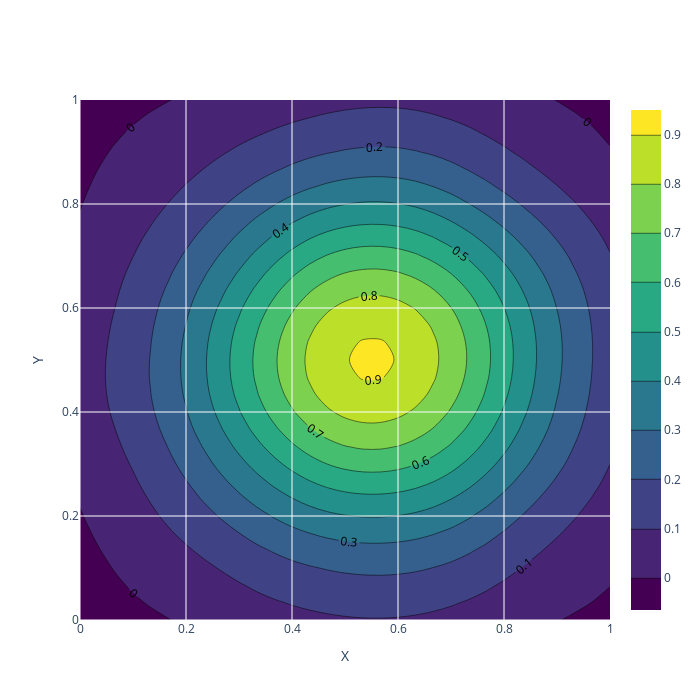
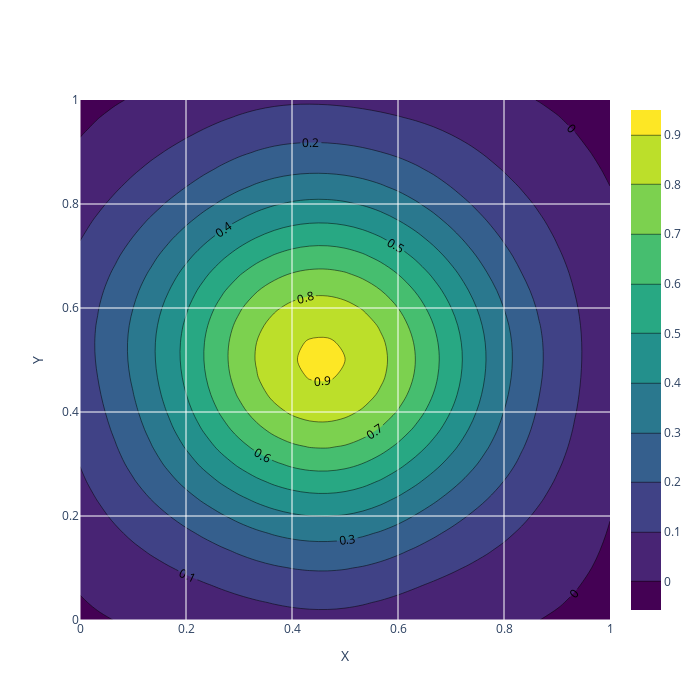

Notebook cell for these charts, in order:
### Code cell
# read memberships
import plotly.graph_objects as go
memberships_mv = pd.read_csv("output_competitors/2d/smooth_geomstats/gauss/memberships.csv", header=None)

labels_mv = memberships_mv.iloc[s, :].values

dataset = pd.read_csv(f"data/2d/smooth/gauss/gauss_{s}.csv", header=None)

# compute the centroids
c1 = dataset.values[labels_mv == 0, :].mean(axis=0)
c2 = dataset.values[labels_mv == 1, :].mean(axis=0)
c3 = dataset.values[labels_mv == 2, :].mean(axis=0)

nodes = pd.read_csv("data/2d/nodes.csv", header=None)

x2d_unique = nodes.iloc[:, 0].unique()
y2d_unique = nodes.iloc[:, 1].unique()

c1_surface = pd.DataFrame(np.zeros((nodes.shape[0], 3)))
for j in range(nodes.shape[0]):
    c1_surface.iloc[j, 0] = nodes.iloc[j, 0]
    c1_surface.iloc[j, 1] = nodes.iloc[j, 1]
    c1_surface.iloc[j, 2] = c1[j]
c1_surface.columns = ["x", "y", "z"]
c1_Z = c1_surface.pivot_table(index='y', columns='x', values='z').values

c2_surface = pd.DataFrame(np.zeros((nodes.shape[0], 3)))
for j in range(nodes.shape[0]):
    c2_surface.iloc[j, 0] = nodes.iloc[j, 0]
    c2_surface.iloc[j, 1] = nodes.iloc[j, 1]
    c2_surface.iloc[j, 2] = c2[j]
c2_surface.columns = ["x", "y", "z"]
c2_Z = c2_surface.pivot_table(index='y', columns='x', values='z').values

c3_surface = pd.DataFrame(np.zeros((nodes.shape[0], 3)))
for j in range(nodes.shape[0]):
    c3_surface.iloc[j, 0] = nodes.iloc[j, 0]
    c3_surface.iloc[j, 1] = nodes.iloc[j, 1]
    c3_surface.iloc[j, 2] = c3[j]
c3_surface.columns = ["x", "y", "z"]
c3_Z = c3_surface.pivot_table(index='y', columns='x', values='z').values

for C in [c1_Z, c2_Z, c3_Z]:
    fig = go.Figure()
    fig.add_trace(go.Contour(
        x=x2d_unique, y=y2d_unique, z=C,
        colorscale='Viridis',
        name=f'Sample {i}',
        contours=dict(showlabels=True)
    ))
    fig.update_layout(
        xaxis_title="X",
        yaxis_title="Y",
        height=700,
        width=700
    )

    for gx in np.arange(min(x2d_unique), max(x2d_unique), 0.2):
        fig.add_trace(go.Scatter(
            x=[gx, gx],
            y=[min(y2d_unique), max(y2d_unique)],
            mode="lines",
            line=dict(color="white", width=1),
            showlegend=False
        ))

    for gy in np.arange(min(y2d_unique), max(y2d_unique), 0.2):
        fig.add_trace(go.Scatter(
            x=[min(x2d_unique), max(x2d_unique)],
            y=[gy, gy],
            mode="lines",
            line=dict(color="white", width=1),
            showlegend=False
        ))

    fig.update_xaxes(range=[0, 1])
    fig.update_yaxes(range=[0, 1])
    
    fig.show()

### Figure 1 — Plotly figure (JSON) as saved in the notebook; plotly's stock layout.template omitted (floating-point values rounded to 4 significant figures; data arrays with more than 128 entries replaced by an {"elided": "..."} marker saying what was removed)
{"data": [{"colorscale": [[0, "#440154"], [0.1111, "#482878"], [0.2222, "#3e4989"], [0.3333, "#31688e"], [0.4444, "#26828e"], [0.5556, "#1f9e89"], [0.6667, "#35b779"], [0.7778, "#6ece58"], [0.8889, "#b5de2b"], [1, "#fde725"]], "contours": {"showlabels": true}, "name": "Sample 5", "type": "contour", "x": [0, 0.03333, 0.06667, 0.1, 0.1333, 0.1667, 0.2, 0.2333, 0.2667, 0.3, 0.3333, 0.3667, 0.4, 0.4333, 0.4667, 0.5, 0.5333, 0.5667, 0.6, 0.6333, 0.6667, 0.7, 0.7333, 0.7667, 0.8, 0.8333, 0.8667, 0.9, 0.9333, 0.9667, 1], "y": [0, 0.03333, 0.06667, 0.1, 0.1333, 0.1667, 0.2, 0.2333, 0.2667, 0.3, 0.3333, 0.3667, 0.4, 0.4333, 0.4667, 0.5, 0.5333, 0.5667, 0.6, 0.6333, 0.6667, 0.7, 0.7333, 0.7667, 0.8, 0.8333, 0.8667, 0.9, 0.9333, 0.9667, 1], "z": {"elided": "31x31 float values"}}, {"line": {"color": "white", "width": 1}, "mode": "lines", "showlegend": false, "type": "scatter", "x": [0, 0], "y": [0, 1]}, {"line": {"color": "white", "width": 1}, "mode": "lines", "showlegend": false, "type": "scatter", "x": [0.2, 0.2], "y": [0, 1]}, {"line": {"color": "white", "width": 1}, "mode": "lines", "showlegend": false, "type": "scatter", "x": [0.4, 0.4], "y": [0, 1]}, {"line": {"color": "white", "width": 1}, "mode": "lines", "showlegend": false, "type": "scatter", "x": [0.6, 0.6], "y": [0, 1]}, {"line": {"color": "white", "width": 1}, "mode": "lines", "showlegend": false, "type": "scatter", "x": [0.8, 0.8], "y": [0, 1]}, {"line": {"color": "white", "width": 1}, "mode": "lines", "showlegend": false, "type": "scatter", "x": [0, 1], "y": [0, 0]}, {"line": {"color": "white", "width": 1}, "mode": "lines", "showlegend": false, "type": "scatter", "x": [0, 1], "y": [0.2, 0.2]}, {"line": {"color": "white", "width": 1}, "mode": "lines", "showlegend": false, "type": "scatter", "x": [0, 1], "y": [0.4, 0.4]}, {"line": {"color": "white", "width": 1}, "mode": "lines", "showlegend": false, "type": "scatter", "x": [0, 1], "y": [0.6, 0.6]}, {"line": {"color": "white", "width": 1}, "mode": "lines", "showlegend": false, "type": "scatter", "x": [0, 1], "y": [0.8, 0.8]}], "layout": {"height": 700, "width": 700, "xaxis": {"range": [0, 1], "title": {"text": "X"}}, "yaxis": {"range": [0, 1], "title": {"text": "Y"}}}}

### Figure 2 — Plotly figure (JSON) as saved in the notebook; plotly's stock layout.template omitted (floating-point values rounded to 4 significant figures; data arrays with more than 128 entries replaced by an {"elided": "..."} marker saying what was removed)
{"data": [{"colorscale": [[0, "#440154"], [0.1111, "#482878"], [0.2222, "#3e4989"], [0.3333, "#31688e"], [0.4444, "#26828e"], [0.5556, "#1f9e89"], [0.6667, "#35b779"], [0.7778, "#6ece58"], [0.8889, "#b5de2b"], [1, "#fde725"]], "contours": {"showlabels": true}, "name": "Sample 5", "type": "contour", "x": [0, 0.03333, 0.06667, 0.1, 0.1333, 0.1667, 0.2, 0.2333, 0.2667, 0.3, 0.3333, 0.3667, 0.4, 0.4333, 0.4667, 0.5, 0.5333, 0.5667, 0.6, 0.6333, 0.6667, 0.7, 0.7333, 0.7667, 0.8, 0.8333, 0.8667, 0.9, 0.9333, 0.9667, 1], "y": [0, 0.03333, 0.06667, 0.1, 0.1333, 0.1667, 0.2, 0.2333, 0.2667, 0.3, 0.3333, 0.3667, 0.4, 0.4333, 0.4667, 0.5, 0.5333, 0.5667, 0.6, 0.6333, 0.6667, 0.7, 0.7333, 0.7667, 0.8, 0.8333, 0.8667, 0.9, 0.9333, 0.9667, 1], "z": {"elided": "31x31 float values"}}, {"line": {"color": "white", "width": 1}, "mode": "lines", "showlegend": false, "type": "scatter", "x": [0, 0], "y": [0, 1]}, {"line": {"color": "white", "width": 1}, "mode": "lines", "showlegend": false, "type": "scatter", "x": [0.2, 0.2], "y": [0, 1]}, {"line": {"color": "white", "width": 1}, "mode": "lines", "showlegend": false, "type": "scatter", "x": [0.4, 0.4], "y": [0, 1]}, {"line": {"color": "white", "width": 1}, "mode": "lines", "showlegend": false, "type": "scatter", "x": [0.6, 0.6], "y": [0, 1]}, {"line": {"color": "white", "width": 1}, "mode": "lines", "showlegend": false, "type": "scatter", "x": [0.8, 0.8], "y": [0, 1]}, {"line": {"color": "white", "width": 1}, "mode": "lines", "showlegend": false, "type": "scatter", "x": [0, 1], "y": [0, 0]}, {"line": {"color": "white", "width": 1}, "mode": "lines", "showlegend": false, "type": "scatter", "x": [0, 1], "y": [0.2, 0.2]}, {"line": {"color": "white", "width": 1}, "mode": "lines", "showlegend": false, "type": "scatter", "x": [0, 1], "y": [0.4, 0.4]}, {"line": {"color": "white", "width": 1}, "mode": "lines", "showlegend": false, "type": "scatter", "x": [0, 1], "y": [0.6, 0.6]}, {"line": {"color": "white", "width": 1}, "mode": "lines", "showlegend": false, "type": "scatter", "x": [0, 1], "y": [0.8, 0.8]}], "layout": {"height": 700, "width": 700, "xaxis": {"range": [0, 1], "title": {"text": "X"}}, "yaxis": {"range": [0, 1], "title": {"text": "Y"}}}}
